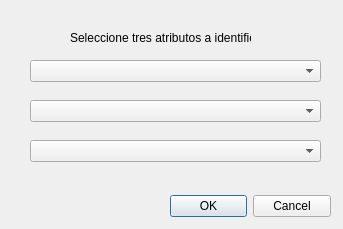
<?xml version="1.0" encoding="UTF-8"?>
<ui version="4.0">
 <class>Dialog</class>
 <widget class="QDialog" name="Dialog">
  <property name="geometry">
   <rect>
    <x>0</x>
    <y>0</y>
    <width>343</width>
    <height>229</height>
   </rect>
  </property>
  <property name="windowTitle">
   <string>Dialog</string>
  </property>
  <widget class="QDialogButtonBox" name="buttonBox">
   <property name="geometry">
    <rect>
     <x>170</x>
     <y>190</y>
     <width>161</width>
     <height>32</height>
    </rect>
   </property>
   <property name="orientation">
    <enum>Qt::Horizontal</enum>
   </property>
   <property name="standardButtons">
    <set>QDialogButtonBox::Cancel|QDialogButtonBox::Ok</set>
   </property>
  </widget>
  <widget class="QComboBox" name="combo_Atrib1">
   <property name="geometry">
    <rect>
     <x>30</x>
     <y>60</y>
     <width>291</width>
     <height>22</height>
    </rect>
   </property>
  </widget>
  <widget class="QComboBox" name="combo_Atrib2">
   <property name="geometry">
    <rect>
     <x>30</x>
     <y>100</y>
     <width>291</width>
     <height>22</height>
    </rect>
   </property>
  </widget>
  <widget class="QComboBox" name="combo_Atrib3">
   <property name="geometry">
    <rect>
     <x>30</x>
     <y>140</y>
     <width>291</width>
     <height>22</height>
    </rect>
   </property>
  </widget>
  <widget class="QLabel" name="label">
   <property name="geometry">
    <rect>
     <x>70</x>
     <y>30</y>
     <width>181</width>
     <height>16</height>
    </rect>
   </property>
   <property name="text">
    <string>Seleccione tres atributos a identificar</string>
   </property>
  </widget>
 </widget>
 <resources/>
 <connections>
  <connection>
   <sender>buttonBox</sender>
   <signal>accepted()</signal>
   <receiver>Dialog</receiver>
   <slot>accept()</slot>
   <hints>
    <hint type="sourcelabel">
     <x>248</x>
     <y>254</y>
    </hint>
    <hint type="destinationlabel">
     <x>157</x>
     <y>274</y>
    </hint>
   </hints>
  </connection>
  <connection>
   <sender>buttonBox</sender>
   <signal>rejected()</signal>
   <receiver>Dialog</receiver>
   <slot>reject()</slot>
   <hints>
    <hint type="sourcelabel">
     <x>316</x>
     <y>260</y>
    </hint>
    <hint type="destinationlabel">
     <x>286</x>
     <y>274</y>
    </hint>
   </hints>
  </connection>
 </connections>
</ui>
